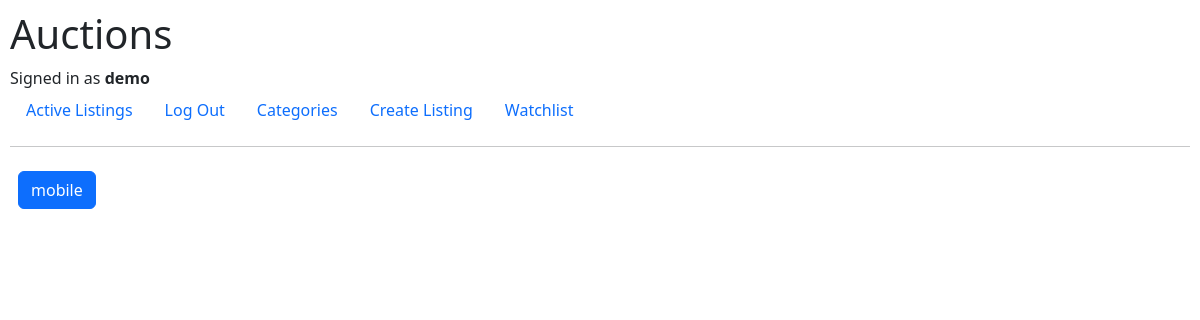
The page /categories (signed in) on the database as committed earlier.
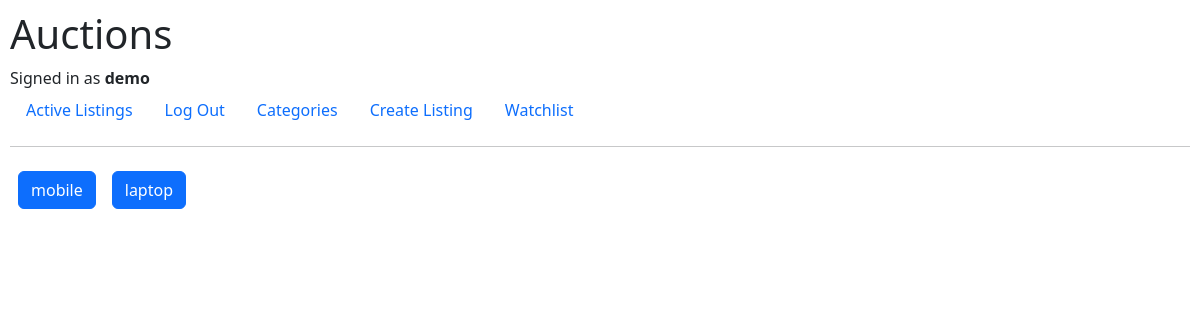
The same page on the database as committed later.
### auctions/models.py (models this page shows)
class User(AbstractUser):
    pass

class Category(models.Model):
    category_name = models.CharField(max_length=64, null=True, blank=True)

### auctions/views.py (the view)
# urls.py: path("categories", views.category, name="categories"),
@login_required
def category(request):
    all_categories = Category.objects.all()
    return render(request, "auctions/categories.html", {
        "all_categories" : all_categories
    })

### auctions/templates/auctions/categories.html
{% extends "auctions/layout.html" %}
{% block body %}
    <div class="d-flex">
        {% for category in all_categories %}
            <a href="{% url 'category_name' category.category_name%}">
                <button class="btn btn-primary m-2">{{ category.category_name }}</button>
            </a>
        {% endfor %}
    </div>
{% endblock %}

### auctions/templates/auctions/layout.html (shortened to what this page needs)
{% load static %}
<!DOCTYPE html>
<html lang="en">
    <head>
        <link href="https://cdn.jsdelivr.net/npm/bootstrap@5.3.3/dist/css/bootstrap.min.css" rel="stylesheet">
        <link rel="stylesheet" href="{% static 'auctions/styles.css' %}">
    </head>
    <body>
        <h1>Auctions</h1>
        <div>
            {% if user.is_authenticated %}
                Signed in as <strong>{{ user.username }}</strong>
            {% else %}
                Not signed in.
            {% endif %}
        </div>
        <ul class="nav">
            <li class="nav-item">
                <a class="nav-link" href="{% url 'index' %}">Active Listings</a>
            </li>
            {% if user.is_authenticated %}
                <li class="nav-item">
                    <a class="nav-link" href="{% url 'logout' %}">Log Out</a>
                </li>
                <li class="nav-item">
                    <a class="nav-link" href="{% url 'categories' %}">Categories</a>
                </li>
                <li class="nav-item">
                    <a class="nav-link" href="{% url 'create' %}">Create Listing</a>
                </li>
                <li>
                    <a class="nav-link" href="{% url 'watchlist' %}">Watchlist</a>
                </li>
            {% endif %}
        </ul>
        <hr>
        {% block body %}
        {% endblock %}
    </body>
</html>

### auctions/static/auctions/styles.css (style rules this page uses)
body { padding: 10px; }

Rows that differ between the two databases and show on the page:
added Category: category_name "laptop"
